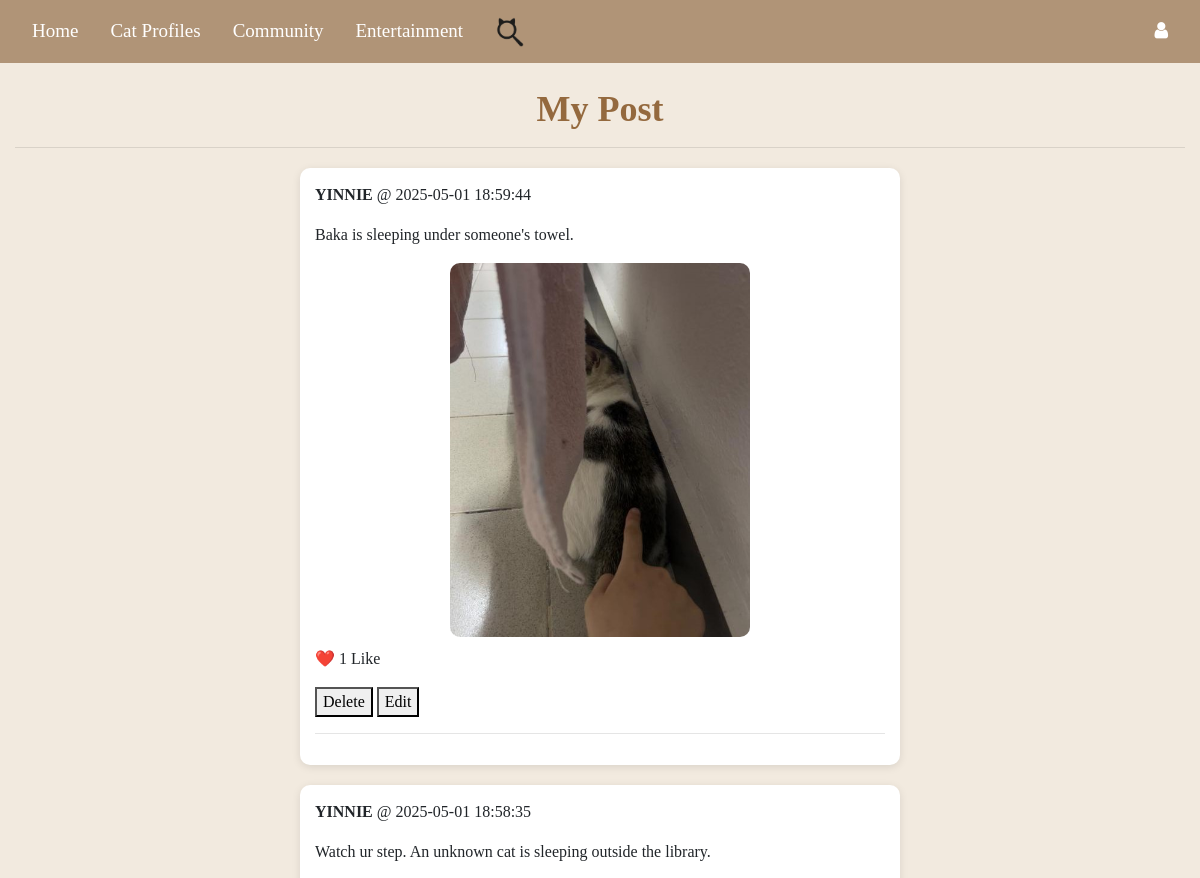
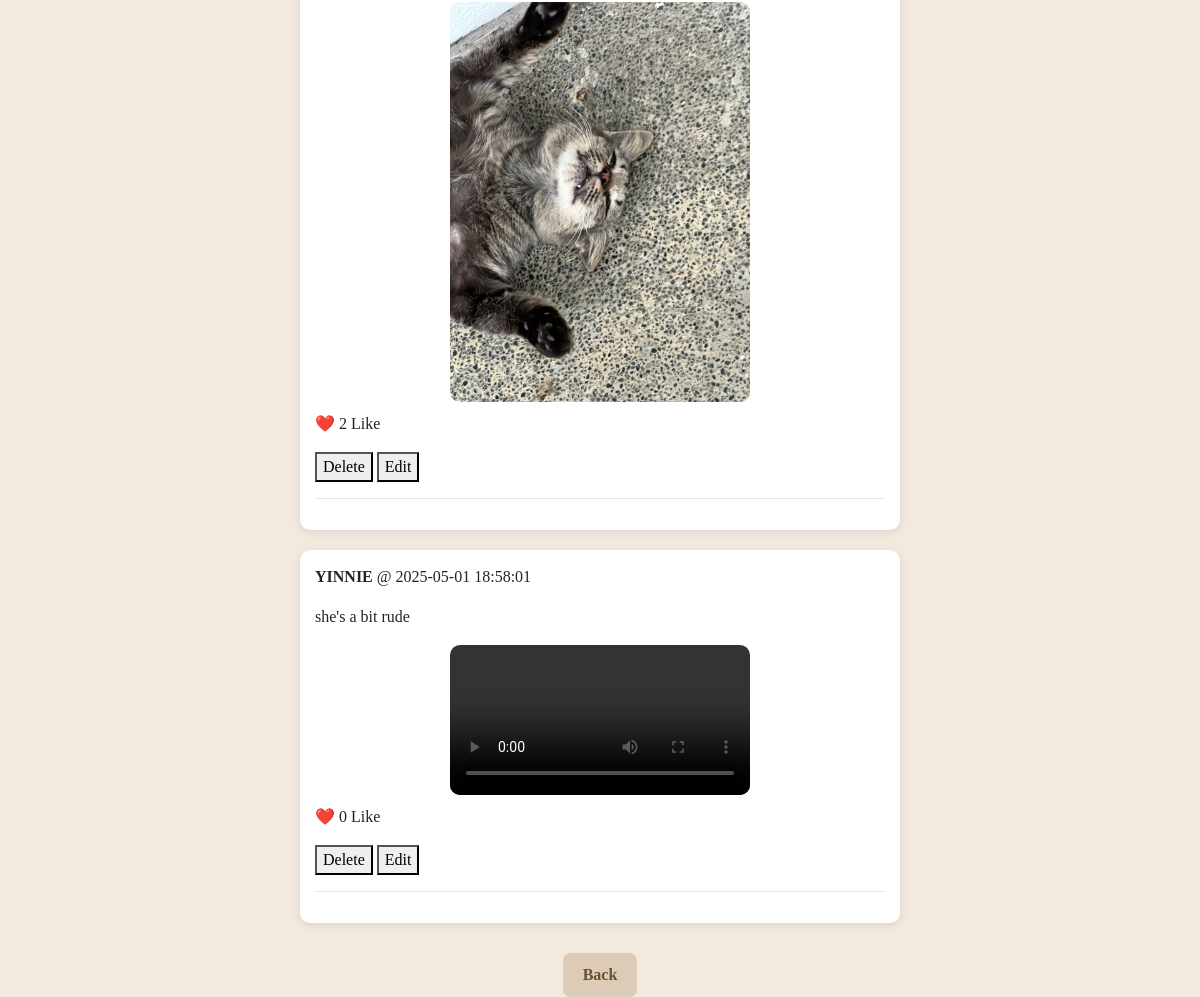
The app's page /my-posts (signed in) with its own data (2 pictures, top to bottom).
### tables this page shows
CREATE TABLE "post" (
	"post_id" INTEGER PRIMARY KEY,
	"user_id" INTEGER,
	"content" TEXT,
	"media_type" TEXT,
	"media_url" TEXT,
	"created_at" TIMESTAMP DEFAULT CURRENT_TIMESTAMP,
	"updated_at" TIMESTAMP DEFAULT CURRENT_TIMESTAMP,
	FOREIGN KEY("user_id") REFERENCES "user"("id") ON DELETE CASCADE
);

### Website/community.py (the view)
@community_bp.route('/my-posts')
@login_required
def my_posts():
    conn = get_db_connection()
    posts = conn.execute('''
        SELECT post.*, user.username,
               COUNT(likes.id) AS like_count
        FROM post
        JOIN user ON post.user_id = user.id
        LEFT JOIN likes ON post.post_id = likes.post_id
        WHERE post.user_id = ?
        GROUP BY post.post_id
        ORDER BY post.created_at DESC
    ''', (current_user.id,)).fetchall()
    conn.close()
    return render_template("my_posts.html", user=current_user, posts=posts)

### Website/community.py (called while the page is built)
def get_db_connection():
    db_path = os.path.join(os.path.dirname(__file__), '..', 'instance', 'datebase.db')
    db_path = os.path.abspath(db_path)
    conn = sqlite3.connect(db_path)
    conn.row_factory = sqlite3.Row
    return conn

### Website/templates/my_posts.html (shortened to what this page needs)
{% extends "base.html" %}
{% block content %}
<h1>My Post</h1>
<hr>
{% for post in posts %}
  <div class="post">
    <p><strong>{{ post.username }}</strong> @ {{ post.created_at }}</p>
    <p>{{ post.content }}</p>
    {% if post['media_url'] %}
            {% set ext = post['media_url'].rsplit('.', 1)[1].lower() %}
            {% if ext in ['jpg', 'jpeg', 'png', 'gif'] %}
                <img src="{{ url_for('static', filename=post['media_url']) }}" width="300" alt="Image">
            {% elif ext in ['mp4', 'mov', 'avi'] %}
                <video width="300" controls>
                    <source src="{{ url_for('static', filename=post['media_url']) }}" type="video/{{ ext }}">
                </video>
            {% endif %}
    {% endif %}
    <p>❤️ {{ post.like_count }} Like</p>
    <form action="{{ url_for('community.delete_post', post_id=post.post_id) }}" method="post" style="display:inline;">
        <button type="submit">Delete</button>
    </form>
    <button onclick="openEditModal({{ post.post_id }}, '{{ post.content | escape }}')">Edit</button>
    <hr>
  </div>
{% endfor %}
<div style="text-align: center; margin-top: 30px;">
    <button onclick="window.location.href='{{ url_for('community.community_feature') }}'"
        style="background-color: #dccbb7; color: #6b4f2f; font-weight: bold; border: none; border-radius: 8px; padding: 10px 20px; font-size: 16px; cursor: pointer;">
        Back
    </button>
</div>
{% endblock %}

### Website/templates/base.html (style rules this page uses)
body { background-color: #f9f4ef; }

### Website/templates/my_posts.html (style rules this page uses)
body { font-family: 'Times New Roman', Times, serif; background-color: #f2eadf; margin: 0; padding: 0; }
h1 { font-weight: bold; color: #94693e; text-align: center; font-size: 36px; margin-bottom: 10px; padding-top: 25px; }
.post { width: 80%; max-width: 600px; background-color: #ffffff; border-radius: 10px; padding: 15px; margin: 20px auto; box-shadow: 0 2px 8px rgba(0, 0, 0, 0.1); font-family: 'Times New Roman', Times, serif; }
.post img, .post video { display: block; margin: 10px auto; border-radius: 10px; max-width: 100%; height: auto; }

### records on screen
post: username "YINNIE", created_at "2025-05-01 18:59:44", content "Baka is sleeping under someone's towel.", media_url (picture), like_count "1"
post: username "YINNIE", created_at "2025-05-01 18:58:35", content "Watch ur step. An unknown cat is sleeping outside the library.", media_url (picture), like_count "2"
post: username "YINNIE", created_at "2025-05-01 18:58:01", content "she's a bit rude", like_count "0"
